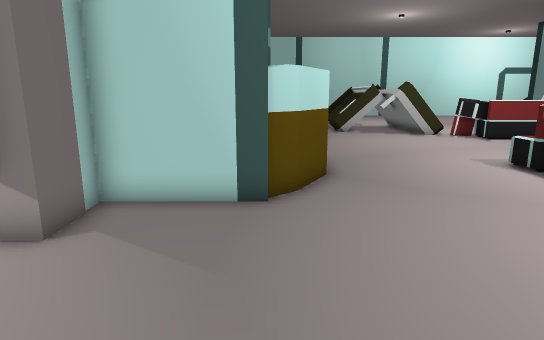
[1] (above)

19 first-person views from a walk through a Unity game level. The camera is 1.2 m above the floor, tilts 12° down and sees 75° across. Doors are open. The floor is counted in squares, 0.5 m on a side. Each view is taken from the middle of a square. On the plan, view 1 faces up. The plan holds only what a view shows up to about 20 squares ahead; the rest is blank. The place goes on beyond the plan. The player character is not drawn.

[2]
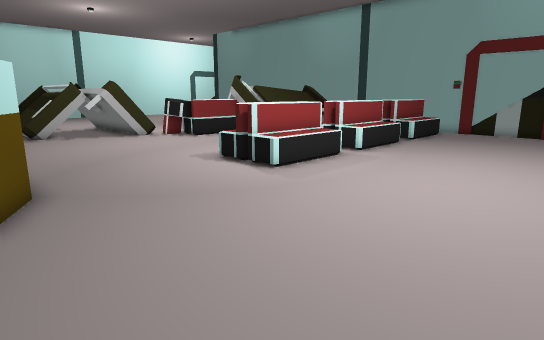

[3]
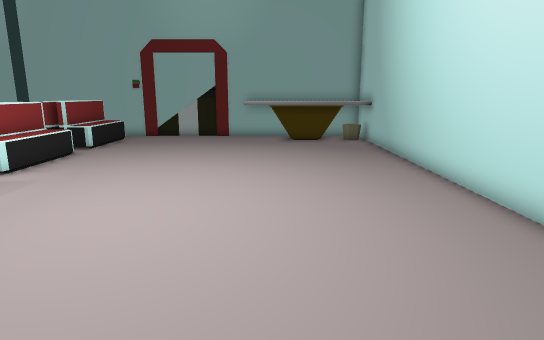

[4]
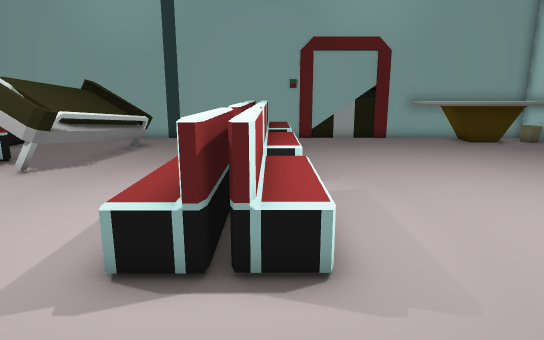

[5]
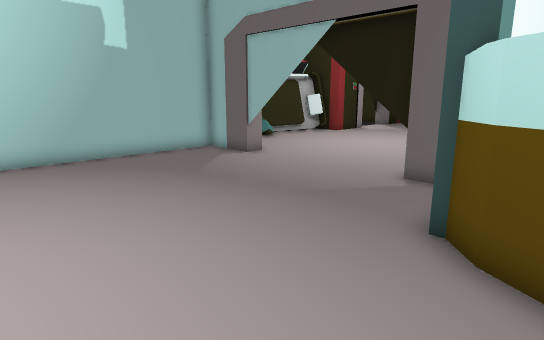

[6]
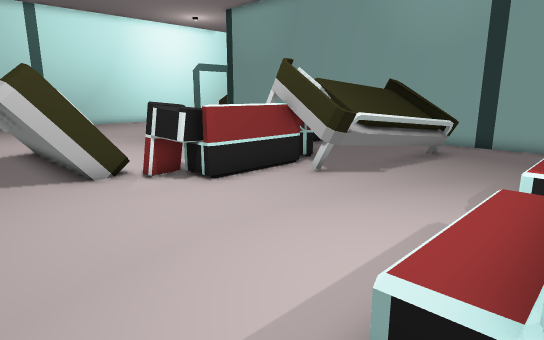

[7]
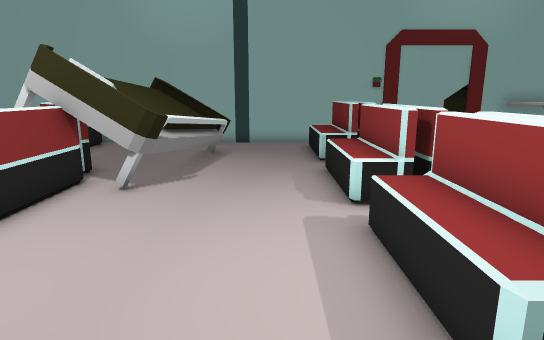

[8]
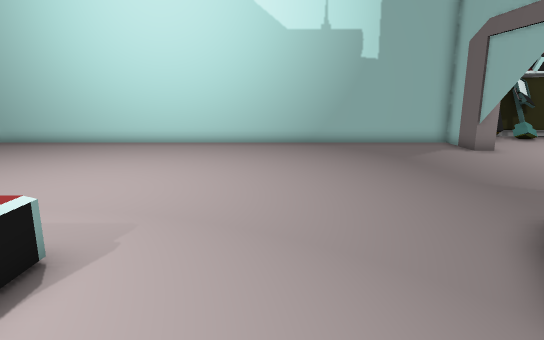

[9]
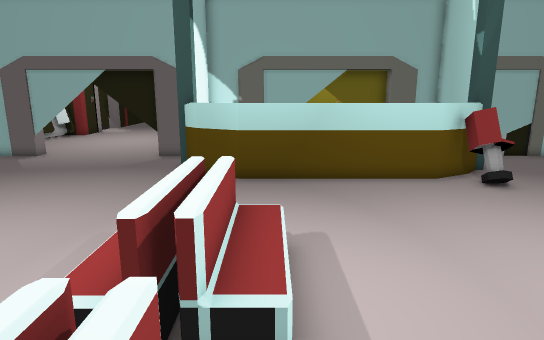

[10]
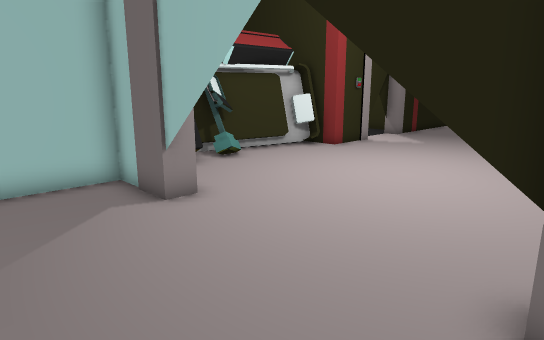

[11]
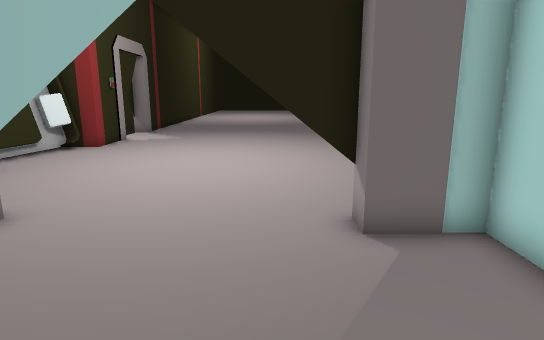

[12]
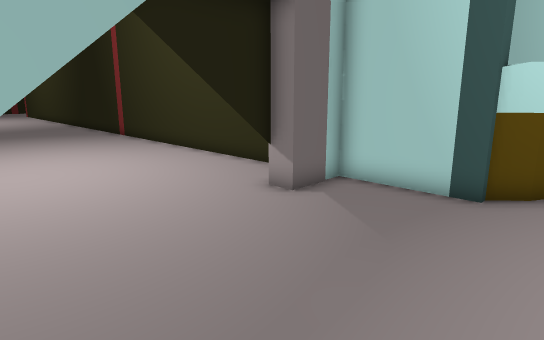

[13]
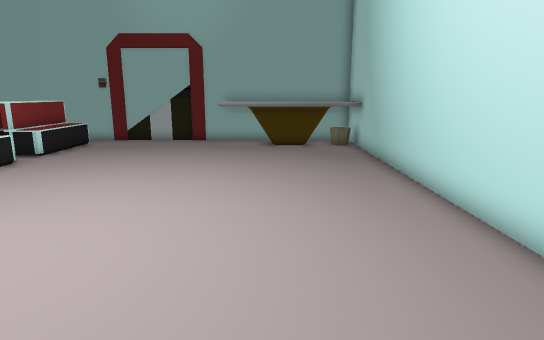

[14]
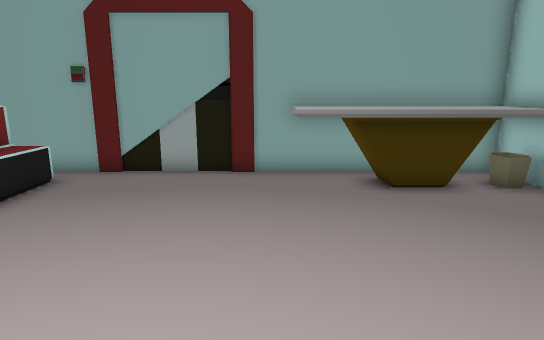

[15]
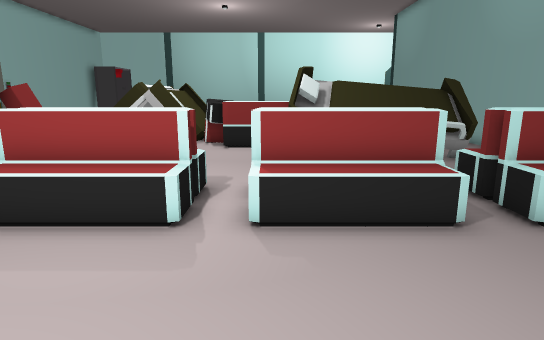

[16]
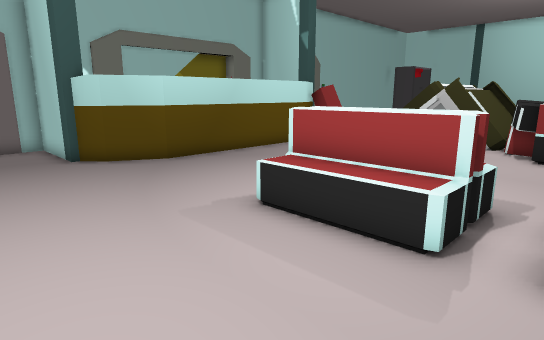

[17]
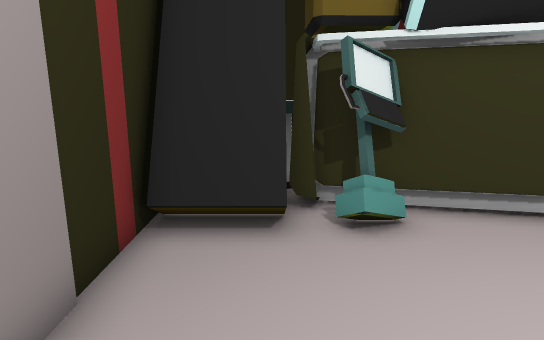

[18]
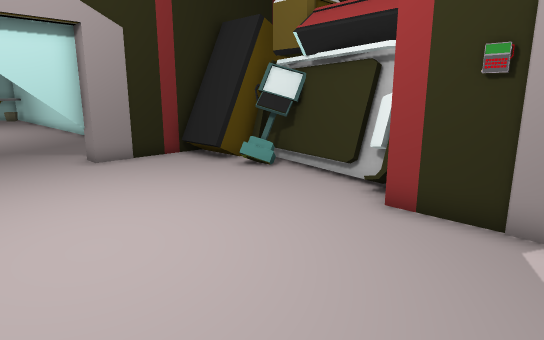

[19]
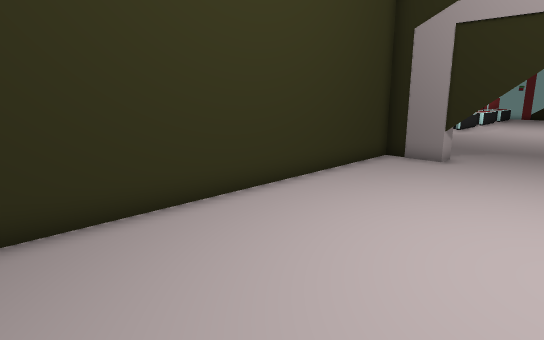

### Floor plan
Key: @ floor where view 1 was taken; # wall or solid block; . main floor; : floor 0.25 m higher than the main floor; + floor 0.5 m higher than the main floor; D open door; v drop or lower ground; S sofa; B bed; T table; H thing the floor can be seen under or through; C cabinet; A chair; O other object.
Columns run from 18 left of view 1 to 24 right of it. Each row starts with its distance up from view 1.
 22                   # .....BBBB.       SSSSS#
 21               ###OO AA.......Sv  B  S.... #
 20               #    AAA.......SO  BBSS     #
 19               #     O.........SSSSBBBBBBB.#
 18                     O............BBBBBBBB.#
 17                     O............BBBBBBBB.#
 16                     O..............BBBBBB.#
 15                     O.....................#
 14               #     O.....................#
 13               #     O.....................#
 12               #     O......OOOO.++++.OOOO.#
 11               #    OO.....SSSSS.SSSS.SSSSS#
 10               #    O.......SSSS.SSSS.SSSSS#
  9               #   OO......................#
  8 ###################.......................#
  7 .............H#...........................#
  6 .............HD...........................#
  5 .............HD...........................#
  4 .............HD...........................#
  3 .............HD...........................#
  2 ..............D........................TTT#
  1 ..............D........................TTT#
  0 ..............D...@....................TTT#
 -1 ..............D........................TTT#
 -2 .............#D........................TTT#
 -3 .............##........................TTT#
 -4 D####........###########################TT#
 -5    #B....:.CCC
 -6    #BBBBBOOCCC
 -7      BBBBBB  C
 -8           CC

Where each view was taken, in squares from view 1:
view 1: 0 up, 0 right, facing up
view 2: 1 up, 0 right, facing up-right
view 3: 1 up, 3 right, facing right
view 4: 10 up, 4 right, facing right
view 5: 10 up, 6 right, facing down-left
view 6: 11 up, 6 right, facing up-right
view 7: 14 up, 6 right, facing right
view 8: 14 up, 5 right, facing down
view 9: 12 up, 16 right, facing left
view 10: 6 up, 0 right, facing down-left
view 11: 4 up, 2 right, facing left
view 12: 1 down, 2 right, facing up-left
view 13: 0 up, 5 right, facing right
view 14: 3 up, 13 right, facing right
view 15: 3 up, 14 right, facing up
view 16: 4 up, 14 right, facing up-left
view 17: 1 up, 7 left, facing down
view 18: 3 up, 18 left, facing down-right
view 19: 1 up, 18 left, facing up-right
